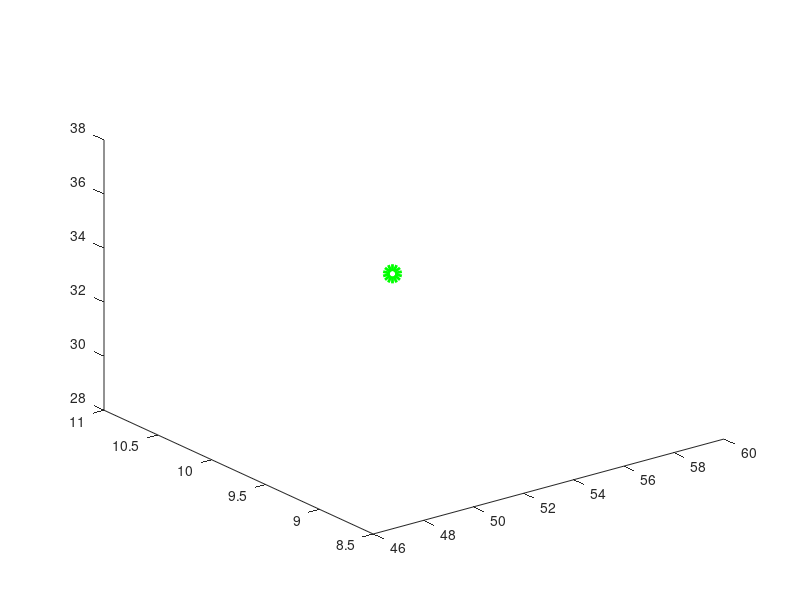

This chart was generated by the following MATLAB code: (Note: this script raises an error after producing the figure.)
function [answer, endVal] = stochGradTest
global params
params = abs(10*randn(4,1));

alpha = 70*randn(2,1);
plot3(alpha(1), alpha(2), quadBowlIdeal(alpha), 'go', 'MarkerSize', 9, 'LineWidth',5);
hold on;

etta = 0.00002;
stand_dev_beta = 100.59;
[answer, hist, jhist] = stochGrad(@quadBowl, alpha, etta, stand_dev_beta);
plot3(hist(1,:), hist(2,:), jhist, '-', 'LineWidth',1);

%plot value function for reference
t = 0:0.02:norm(alpha)*10;
alphaTest = [t.*sin(t); t.*cos(t)]/10;
J_ref = zeros(1, length(t));
for i = 1:length(t)
    J_ref(i) = quadBowlIdeal(alphaTest(:, i));
end
plot3(alphaTest(1, :), alphaTest(2, :), J_ref, 'pr', 'MarkerSize', 1);
plot3(answer(1), answer(2), quadBowlIdeal(answer), 'c*', 'MarkerSize', 9, 'LineWidth',5);

%find average alpha from the last 10% of the data
% lAlpha = length(hist);
% e_alpha = mean(hist(:, floor(lAlpha*0.7):lAlpha), 2);
% plot3(e_alpha(1), e_alpha(2), quadBowlIdeal(e_alpha), 'yp', 'MarkerSize', 9, 'LineWidth', 5);
% legend('Start', 'Gradient path', 'Value function', 'End', 'Expected value of last n%');

hold off;
endVal = quadBowl(answer);
end

function value = quadBowlIdeal(alpha)
global params
    value = alpha'*alpha/200+40*sin(alpha(1)/10+.3*alpha(2)/2);% + params(1)*norm(alpha*params(2), 'fro');
end

function value = quadBowl(alpha)
    value = quadBowlIdeal(alpha);
end